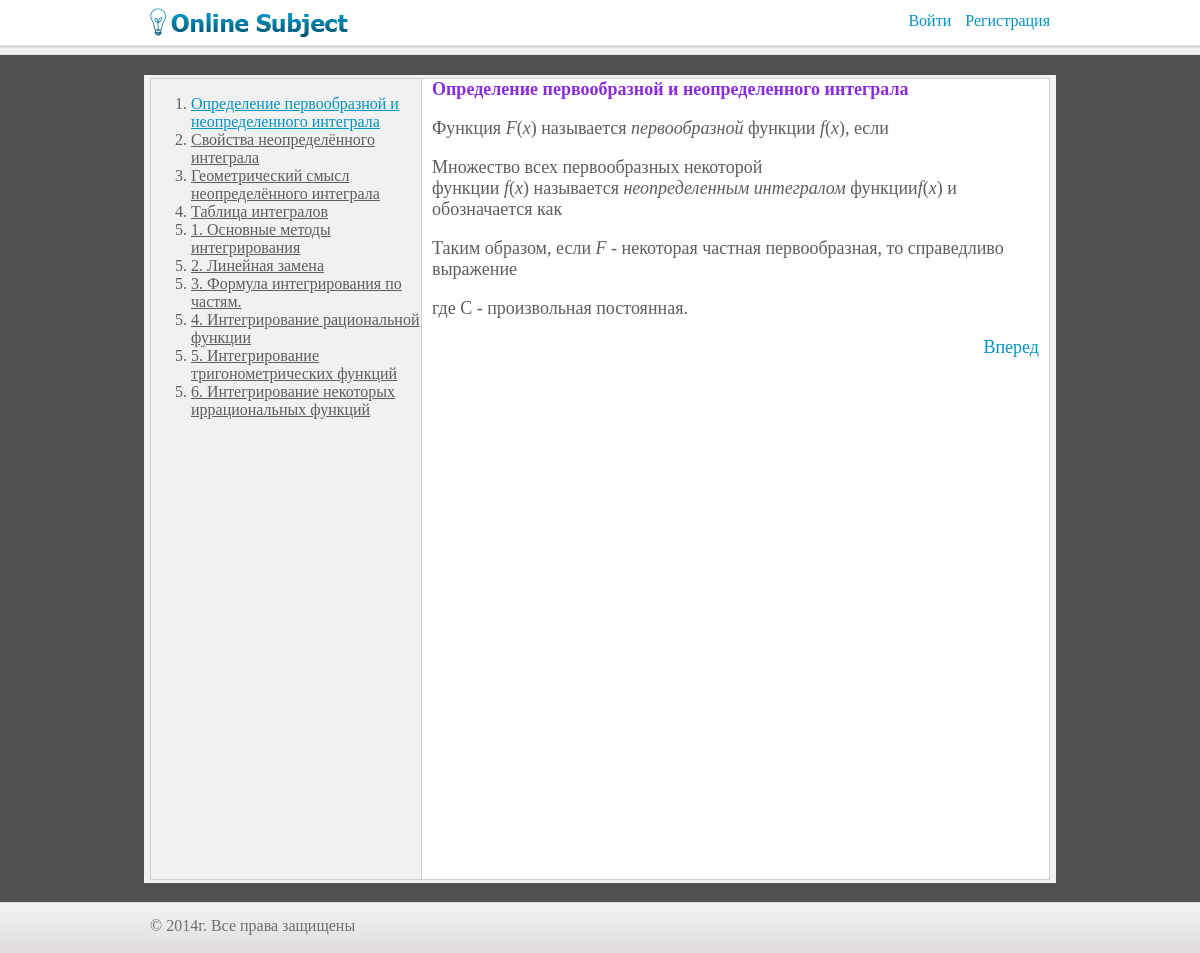
Page /pages/show/13 on the committed database.
### tables this page shows
CREATE TABLE `tpages` (
  `id` mediumint(11) NOT NULL AUTO_INCREMENT,
  `name` varchar(200) DEFAULT NULL,
  `alias` varchar(200) DEFAULT NULL,
  `content` text,
  `themeId` int(11) NOT NULL DEFAULT '0',
  `parent` int(11) DEFAULT '0',
  `showDemo` int(11) DEFAULT '0',
  PRIMARY KEY (`id`)
);

### application/models/page.php (called while the page is built, shortened)
<?php
class Page extends CI_Model {
	public $table	=	'tpages';
	public function getById($page, $id) {
		$result	=	$this->db
							->select()
							->from($this->table)
							->where('id', $id)
							->get()
							->row()
							;
		$page->apply($result);
		return $page;
	}
	public function getByThemeId($page, $id) {
		$result	=	$this->db
							->select()
							->from($this->table)
							->where('themeId', $id)
							->order_by('id')
							->get()
							->result()
							;
		if(!empty($result)) {
			foreach ($result as $key=>$item) {
				$result[$key]	=	PageItem::factory()->apply($item);
			}
		} else {
			$result	=	array();
		}
		return $result;
	}
}
class PageItem {
	public function __construct($id = 0) {
		$this->load($id);
	}
	public static function factory($id = 0) {
		return new PageItem($id);
	}
	public function load($id = 0) {
		if($id != 0) {
			return $this->getModel()->getById($this, $id);
		} else {
			return $this;
		}
	}
	public function apply($object)	{
         return $this;
    }
    public function getCI() {
    	$ci =& get_instance();
        return $ci;
    }
	public function getModel() {
		return $this->getCI()->page;
	}
	public function getByThemeId($theme) {
		return $this->getModel()->getByThemeId($this, $theme);
	}
}
?>

### application/libraries/layout.php (called while the page is built, shortened)
<?php
class Layout
{
	private $_CI;
	private $_initialPath 	= '';
	public function __construct()
	{
		$this->_CI = & get_instance();
	}
	private function getCI()
	{
		return $this->_CI;
	}
	public function view($view, $params = false)
	{
		$data['content'] = $this->getCI()->load->view($this->_initialPath . $view, $params, true);
	}
}
?>

### index.php (called while the page is built, shortened)
<?php
require_once BASEPATH.'core/CodeIgniter.php';

### application/models/theme.php (called while the page is built, shortened)
<?php
class Theme extends CI_Model {
	public $table	=	'tthemes';
	public function getById($theme, $id) {
		$result	=	$this->db
							->select()
							->from($this->table)
							->where('id', $id)
							->get()
							->row()
							;
		$theme->apply($result);
		return $theme;
	}
}
class ThemeItem {
	public function __construct($id = 0) {
		$this->load($id);
	}
	public static function factory($id = 0) {
		return new ThemeItem($id);
	}
	public function load($id = 0) {
		if($id != 0) {
			return $this->getModel()->getById($this, $id);
		} else {
			return $this;
		}
	}
	public function apply($object)	{
         return $this;
    }
    public function getCI() {
    	$ci =& get_instance();
        return $ci;
    }
	public function getModel() {
		return $this->getCI()->theme;
	}
}
?>

### application/views/pages/navigator.php (the view, shortened to what this page needs)
<ol>
	<?php foreach ($pages as $item):?>
		<li <?php echo !empty($item->parent) ? 'value="'.$item->parent .'"' : ''?>>
			<?php if(!empty($page)):?>
				<a href="<?php echo site_url('pages/show/'. $item->id)?>" <?php echo ($page->id == $item->id) ? 'class="active"' : ''?>><?php echo $item->name?></a>
			<?php else:?>
				<a href="<?php echo site_url('pages/show/'. $item->id)?>" ><?php echo $item->name?></a>
			<?php endif?>
		</li>
	<?php endforeach;?>
</ol>

### application/controllers/pages.php (shortened to what this page needs)
<?php
class Pages extends CI_Controller {
	public function show($id) {
		$page		=	PageItem::factory($id);
		$page->content	=	preg_replace("/\[::([^::]*)::\]/", "<img src=\"". base_url()."images/formules/\$1\" />", $page->content);
		$page->content	=	str_replace('[----]', 'onclick="javascript: slide(this)" style="cursor: pointer; text-decoration: underline;"', $page->content);
		$theme		=	ThemeItem::factory($page->themeId);
		$pages		=	PageItem::factory()->getByThemeId($theme->id);
		$tests		=	TestItem::factory()->getByThemeId($theme->id);
		$this->layout->view('pages/page', array(
												'theme' => $theme,
												'page' => $page,
												'pages' => $pages,
												'tests' => $tests,
												'pageFlag' => true,
											));
	}
}
?>

### application/views/pages/page.php (shortened to what this page needs)
<div class="navbar">
	<?php $this->load->view('pages/navigator', array('pages' => $pages));?>
</div>
<div class="description">
	<?php echo $page->content?>
	<div class="links">
		<?php foreach ($pages as $key=>$item):?>
			<?php if($item->id == $page->id && $key != (count($pages) -1) ):?>
				<a href="<?php echo site_url('pages/show/'.$pages[$key+1]->id)?>" class="floatRight">Вперед</a>
			<?php endif;?>
		<?php endforeach;?>
	</div>
</div>

### css/main.css (style rules this page uses)
a { text-decoration: none; }
a:link, a:visited { color: #0293C1; }
.floatRight { float: right; }
div { display: block; }
.content .navbar { width: 270px; float: left; position: relative; min-height: 100%; height: auto; }
.content .navbar a { color: #5D5D5D; text-decoration: underline; }
.content .navbar a.active { color: #0293C1; }
.content .description { width: 607px; float: left; position: relative; padding: 0 10px; background: white; border-left: 1px solid #CFCFCF; min-height: 100%; font-size: 18px; }
.content .description > strong { color: blueviolet; }

### rows in the picture
tpages: name "Определение первообразной и неопределенного интеграла", content "Определение первообразной и неопределенного интеграла Функция F ( x ) называется первообразной функции f ( x ), если Множество всех первообразных некоторой функции f ( x ) называется неопределенным интегралом функции f ( x ) и обозначается как Таким образом, если F - некоторая частная первообразная, то справедливо выражение где С - произвольная постоянная."
tpages: name "Свойства неопределённого интеграла"
tpages: name "Геометрический смысл неопределённого интеграла"
tpages: name "Таблица интегралов"
tpages: $item->parent 5 (drawn), name "1. Основные методы интегрирования"
tpages: $item->parent 5 (drawn), name "2. Линейная замена"
tpages: $item->parent 5 (drawn), name "3. Формула интегрирования по частям."
tpages: $item->parent 5 (drawn), name "4. Интегрирование рациональной функции"
tpages: $item->parent 5 (drawn), name "5. Интегрирование тригонометрических функций"
tpages: $item->parent 5 (drawn), name "6. Интегрирование некоторых иррациональных функций"
